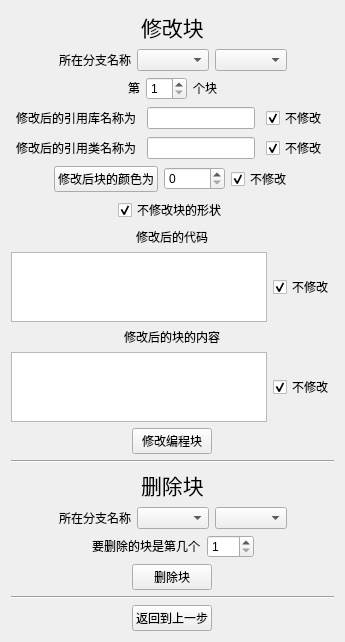
      <widget class="QWidget" name="tab_3">
       <attribute name="title">
        <string>修改/删除块</string>
       </attribute>
       <layout class="QVBoxLayout" name="verticalLayout_13">
        <item>
         <layout class="QVBoxLayout" name="verticalLayout_12">
          <item>
           <layout class="QHBoxLayout" name="horizontalLayout_37">
            <item>
             <widget class="QLabel" name="head2_4">
              <property name="sizePolicy">
               <sizepolicy hsizetype="Fixed" vsizetype="Fixed">
                <horstretch>0</horstretch>
                <verstretch>0</verstretch>
               </sizepolicy>
              </property>
              <property name="font">
               <font>
                <family>Agency FB</family>
                <pointsize>16</pointsize>
               </font>
              </property>
              <property name="text">
               <string>修改块</string>
              </property>
             </widget>
            </item>
           </layout>
          </item>
          <item>
           <layout class="QHBoxLayout" name="horizontalLayout_54">
            <item>
             <spacer name="horizontalSpacer_55">
              <property name="orientation">
               <enum>Qt::Horizontal</enum>
              </property>
              <property name="sizeHint" stdset="0">
               <size>
                <width>40</width>
                <height>20</height>
               </size>
              </property>
             </spacer>
            </item>
            <item>
             <widget class="QLabel" name="label_42">
              <property name="sizePolicy">
               <sizepolicy hsizetype="Fixed" vsizetype="Fixed">
                <horstretch>0</horstretch>
                <verstretch>0</verstretch>
               </sizepolicy>
              </property>
              <property name="text">
               <string>所在分支名称</string>
              </property>
             </widget>
            </item>
            <item>
             <widget class="QComboBox" name="modifyBlockBranchComboBox1">
              <property name="sizePolicy">
               <sizepolicy hsizetype="Fixed" vsizetype="Fixed">
                <horstretch>0</horstretch>
                <verstretch>0</verstretch>
               </sizepolicy>
              </property>
             </widget>
            </item>
            <item>
             <widget class="QComboBox" name="modifyBlockBranchComboBox2">
              <property name="sizePolicy">
               <sizepolicy hsizetype="Fixed" vsizetype="Fixed">
                <horstretch>0</horstretch>
                <verstretch>0</verstretch>
               </sizepolicy>
              </property>
             </widget>
            </item>
            <item>
             <spacer name="horizontalSpacer_54">
              <property name="orientation">
               <enum>Qt::Horizontal</enum>
              </property>
              <property name="sizeHint" stdset="0">
               <size>
                <width>40</width>
                <height>20</height>
               </size>
              </property>
             </spacer>
            </item>
           </layout>
          </item>
          <item>
           <layout class="QHBoxLayout" name="horizontalLayout_59">
            <item>
             <spacer name="horizontalSpacer_58">
              <property name="orientation">
               <enum>Qt::Horizontal</enum>
              </property>
              <property name="sizeHint" stdset="0">
               <size>
                <width>40</width>
                <height>20</height>
               </size>
              </property>
             </spacer>
            </item>
            <item>
             <widget class="QLabel" name="label_45">
              <property name="sizePolicy">
               <sizepolicy hsizetype="Fixed" vsizetype="Fixed">
                <horstretch>0</horstretch>
                <verstretch>0</verstretch>
               </sizepolicy>
              </property>
              <property name="text">
               <string>第</string>
              </property>
             </widget>
            </item>
            <item>
             <widget class="QSpinBox" name="modifyBlockPositionSpinBox">
              <property name="minimum">
               <number>1</number>
              </property>
             </widget>
            </item>
            <item>
             <widget class="QLabel" name="label_46">
              <property name="sizePolicy">
               <sizepolicy hsizetype="Preferred" vsizetype="Fixed">
                <horstretch>0</horstretch>
                <verstretch>0</verstretch>
               </sizepolicy>
              </property>
              <property name="text">
               <string>个块</string>
              </property>
             </widget>
            </item>
            <item>
             <spacer name="horizontalSpacer_56">
              <property name="orientation">
               <enum>Qt::Horizontal</enum>
              </property>
              <property name="sizeHint" stdset="0">
               <size>
                <width>40</width>
                <height>20</height>
               </size>
              </property>
             </spacer>
            </item>
           </layout>
          </item>
          <item>
           <layout class="QHBoxLayout" name="horizontalLayout_56">
            <item>
             <widget class="QLabel" name="label_43">
              <property name="sizePolicy">
               <sizepolicy hsizetype="Fixed" vsizetype="Fixed">
                <horstretch>0</horstretch>
                <verstretch>0</verstretch>
               </sizepolicy>
              </property>
              <property name="text">
               <string>修改后的引用库名称为</string>
              </property>
             </widget>
            </item>
            <item>
             <widget class="QLineEdit" name="modifyBlockLibName">
              <property name="sizePolicy">
               <sizepolicy hsizetype="Fixed" vsizetype="Fixed">
                <horstretch>0</horstretch>
                <verstretch>0</verstretch>
               </sizepolicy>
              </property>
              <property name="inputMask">
               <string/>
              </property>
              <property name="text">
               <string/>
              </property>
              <property name="placeholderText">
               <string/>
              </property>
             </widget>
            </item>
            <item>
             <widget class="QCheckBox" name="modifyBlockLibCheckBox">
              <property name="sizePolicy">
               <sizepolicy hsizetype="Fixed" vsizetype="Fixed">
                <horstretch>0</horstretch>
                <verstretch>0</verstretch>
               </sizepolicy>
              </property>
              <property name="text">
               <string>不修改</string>
              </property>
              <property name="checked">
               <bool>true</bool>
              </property>
              <property name="tristate">
               <bool>false</bool>
              </property>
             </widget>
            </item>
           </layout>
          </item>
          <item>
           <layout class="QHBoxLayout" name="horizontalLayout_57">
            <item>
             <widget class="QLabel" name="label_44">
              <property name="sizePolicy">
               <sizepolicy hsizetype="Fixed" vsizetype="Fixed">
                <horstretch>0</horstretch>
                <verstretch>0</verstretch>
               </sizepolicy>
              </property>
              <property name="text">
               <string>修改后的引用类名称为</string>
              </property>
             </widget>
            </item>
            <item>
             <widget class="QLineEdit" name="modifyBlockClassName">
              <property name="sizePolicy">
               <sizepolicy hsizetype="Fixed" vsizetype="Fixed">
                <horstretch>0</horstretch>
                <verstretch>0</verstretch>
               </sizepolicy>
              </property>
              <property name="inputMask">
               <string/>
              </property>
              <property name="text">
               <string/>
              </property>
              <property name="placeholderText">
               <string/>
              </property>
             </widget>
            </item>
            <item>
             <widget class="QCheckBox" name="modifyBlockClassCheckBox">
              <property name="sizePolicy">
               <sizepolicy hsizetype="Fixed" vsizetype="Fixed">
                <horstretch>0</horstretch>
                <verstretch>0</verstretch>
               </sizepolicy>
              </property>
              <property name="text">
               <string>不修改</string>
              </property>
              <property name="checked">
               <bool>true</bool>
              </property>
              <property name="tristate">
               <bool>false</bool>
              </property>
             </widget>
            </item>
           </layout>
          </item>
          <item>
           <layout class="QHBoxLayout" name="horizontalLayout_58">
            <item>
             <spacer name="horizontalSpacer_51">
              <property name="orientation">
               <enum>Qt::Horizontal</enum>
              </property>
              <property name="sizeHint" stdset="0">
               <size>
                <width>40</width>
                <height>20</height>
               </size>
              </property>
             </spacer>
            </item>
            <item>
             <widget class="QPushButton" name="modifyBlockColorButtom">
              <property name="sizePolicy">
               <sizepolicy hsizetype="Fixed" vsizetype="Fixed">
                <horstretch>0</horstretch>
                <verstretch>0</verstretch>
               </sizepolicy>
              </property>
              <property name="text">
               <string>修改后块的颜色为</string>
              </property>
             </widget>
            </item>
            <item>
             <widget class="QSpinBox" name="modifyBlockColorSpinBox">
              <property name="sizePolicy">
               <sizepolicy hsizetype="Fixed" vsizetype="Fixed">
                <horstretch>0</horstretch>
                <verstretch>0</verstretch>
               </sizepolicy>
              </property>
              <property name="maximum">
               <number>16777215</number>
              </property>
              <property name="displayIntegerBase">
               <number>16</number>
              </property>
             </widget>
            </item>
            <item>
             <widget class="QCheckBox" name="modifyBlockColorCheckBox">
              <property name="sizePolicy">
               <sizepolicy hsizetype="Fixed" vsizetype="Fixed">
                <horstretch>0</horstretch>
                <verstretch>0</verstretch>
               </sizepolicy>
              </property>
              <property name="text">
               <string>不修改</string>
              </property>
              <property name="checked">
               <bool>true</bool>
              </property>
              <property name="tristate">
               <bool>false</bool>
              </property>
             </widget>
            </item>
            <item>
             <spacer name="horizontalSpacer_49">
              <property name="orientation">
               <enum>Qt::Horizontal</enum>
              </property>
              <property name="sizeHint" stdset="0">
               <size>
                <width>40</width>
                <height>20</height>
               </size>
              </property>
             </spacer>
            </item>
           </layout>
          </item>
          <item>
           <layout class="QHBoxLayout" name="horizontalLayout_62">
            <item>
             <widget class="QCheckBox" name="modifyBlockConnectCheckBox">
              <property name="sizePolicy">
               <sizepolicy hsizetype="Fixed" vsizetype="Fixed">
                <horstretch>0</horstretch>
                <verstretch>0</verstretch>
               </sizepolicy>
              </property>
              <property name="text">
               <string>不修改块的形状</string>
              </property>
              <property name="checked">
               <bool>true</bool>
              </property>
             </widget>
            </item>
           </layout>
          </item>
          <item>
           <layout class="QHBoxLayout" name="horizontalLayout_63">
            <item>
             <widget class="QLabel" name="label_47">
              <property name="sizePolicy">
               <sizepolicy hsizetype="Fixed" vsizetype="Fixed">
                <horstretch>0</horstretch>
                <verstretch>0</verstretch>
               </sizepolicy>
              </property>
              <property name="text">
               <string>修改后的代码</string>
              </property>
             </widget>
            </item>
           </layout>
          </item>
          <item>
           <layout class="QHBoxLayout" name="horizontalLayout_12">
            <item>
             <widget class="QPlainTextEdit" name="modifyBlockCodeTextEdit">
              <property name="sizePolicy">
               <sizepolicy hsizetype="Expanding" vsizetype="Maximum">
                <horstretch>0</horstretch>
                <verstretch>0</verstretch>
               </sizepolicy>
              </property>
              <property name="plainText">
               <string/>
              </property>
              <property name="placeholderText">
               <string notr="true"/>
              </property>
             </widget>
            </item>
            <item>
             <widget class="QCheckBox" name="modifyBlockCodeCheckBox">
              <property name="sizePolicy">
               <sizepolicy hsizetype="Fixed" vsizetype="Fixed">
                <horstretch>0</horstretch>
                <verstretch>0</verstretch>
               </sizepolicy>
              </property>
              <property name="text">
               <string>不修改</string>
              </property>
              <property name="checked">
               <bool>true</bool>
              </property>
             </widget>
            </item>
           </layout>
          </item>
          <item>
           <layout class="QHBoxLayout" name="horizontalLayout_64">
            <item>
             <widget class="QLabel" name="label_48">
              <property name="sizePolicy">
               <sizepolicy hsizetype="Fixed" vsizetype="Fixed">
                <horstretch>0</horstretch>
                <verstretch>0</verstretch>
               </sizepolicy>
              </property>
              <property name="text">
               <string>修改后的块的内容</string>
              </property>
             </widget>
            </item>
           </layout>
          </item>
          <item>
           <layout class="QHBoxLayout" name="horizontalLayout_4">
            <item>
             <widget class="QPlainTextEdit" name="modifyBlockContentTextEdit">
              <property name="sizePolicy">
               <sizepolicy hsizetype="Expanding" vsizetype="Maximum">
                <horstretch>0</horstretch>
                <verstretch>0</verstretch>
               </sizepolicy>
              </property>
              <property name="plainText">
               <string/>
              </property>
              <property name="placeholderText">
               <string notr="true"/>
              </property>
             </widget>
            </item>
            <item>
             <widget class="QCheckBox" name="modifyBlockContentCheckBox">
              <property name="sizePolicy">
               <sizepolicy hsizetype="Fixed" vsizetype="Fixed">
                <horstretch>0</horstretch>
                <verstretch>0</verstretch>
               </sizepolicy>
              </property>
              <property name="text">
               <string>不修改</string>
              </property>
              <property name="checked">
               <bool>true</bool>
              </property>
             </widget>
            </item>
           </layout>
          </item>
          <item>
           <layout class="QHBoxLayout" name="horizontalLayout_65">
            <item>
             <widget class="QPushButton" name="modifyBlockModifyButtom">
              <property name="sizePolicy">
               <sizepolicy hsizetype="Fixed" vsizetype="Fixed">
                <horstretch>0</horstretch>
                <verstretch>0</verstretch>
               </sizepolicy>
              </property>
              <property name="text">
               <string>修改编程块</string>
              </property>
             </widget>
            </item>
           </layout>
          </item>
          <item>
           <widget class="Line" name="line_3">
            <property name="orientation">
             <enum>Qt::Horizontal</enum>
            </property>
           </widget>
          </item>
          <item>
           <layout class="QHBoxLayout" name="horizontalLayout_66">
            <item>
             <widget class="QLabel" name="head2_3">
              <property name="sizePolicy">
               <sizepolicy hsizetype="Fixed" vsizetype="Fixed">
                <horstretch>0</horstretch>
                <verstretch>0</verstretch>
               </sizepolicy>
              </property>
              <property name="font">
               <font>
                <family>Agency FB</family>
                <pointsize>16</pointsize>
               </font>
              </property>
              <property name="text">
               <string>删除块</string>
              </property>
             </widget>
            </item>
           </layout>
          </item>
          <item>
           <layout class="QHBoxLayout" name="horizontalLayout_60">
            <item>
             <spacer name="horizontalSpacer_27">
              <property name="orientation">
               <enum>Qt::Horizontal</enum>
              </property>
              <property name="sizeHint" stdset="0">
               <size>
                <width>40</width>
                <height>20</height>
               </size>
              </property>
             </spacer>
            </item>
            <item>
             <widget class="QLabel" name="label_14">
              <property name="sizePolicy">
               <sizepolicy hsizetype="Fixed" vsizetype="Fixed">
                <horstretch>0</horstretch>
                <verstretch>0</verstretch>
               </sizepolicy>
              </property>
              <property name="text">
               <string>所在分支名称</string>
              </property>
             </widget>
            </item>
            <item>
             <widget class="QComboBox" name="deleteBlockBranchComboBox1">
              <property name="sizePolicy">
               <sizepolicy hsizetype="Fixed" vsizetype="Fixed">
                <horstretch>0</horstretch>
                <verstretch>0</verstretch>
               </sizepolicy>
              </property>
             </widget>
            </item>
            <item>
             <widget class="QComboBox" name="deleteBlockBranchComboBox2">
              <property name="sizePolicy">
               <sizepolicy hsizetype="Fixed" vsizetype="Fixed">
                <horstretch>0</horstretch>
                <verstretch>0</verstretch>
               </sizepolicy>
              </property>
             </widget>
            </item>
            <item>
             <spacer name="horizontalSpacer_28">
              <property name="orientation">
               <enum>Qt::Horizontal</enum>
              </property>
              <property name="sizeHint" stdset="0">
               <size>
                <width>40</width>
                <height>20</height>
               </size>
              </property>
             </spacer>
            </item>
           </layout>
          </item>
          <item>
           <layout class="QHBoxLayout" name="horizontalLayout_61">
            <item>
             <spacer name="horizontalSpacer_42">
              <property name="orientation">
               <enum>Qt::Horizontal</enum>
              </property>
              <property name="sizeHint" stdset="0">
               <size>
                <width>40</width>
                <height>20</height>
               </size>
              </property>
             </spacer>
            </item>
            <item>
             <widget class="QLabel" name="label_2">
              <property name="sizePolicy">
               <sizepolicy hsizetype="Fixed" vsizetype="Fixed">
                <horstretch>0</horstretch>
                <verstretch>0</verstretch>
               </sizepolicy>
              </property>
              <property name="text">
               <string>要删除的块是第几个</string>
              </property>
             </widget>
            </item>
            <item>
             <widget class="QSpinBox" name="deleteBlockPositionSpinBox">
              <property name="sizePolicy">
               <sizepolicy hsizetype="Fixed" vsizetype="Fixed">
                <horstretch>0</horstretch>
                <verstretch>0</verstretch>
               </sizepolicy>
              </property>
              <property name="minimum">
               <number>1</number>
              </property>
              <property name="maximum">
               <number>999</number>
              </property>
             </widget>
            </item>
            <item>
             <spacer name="horizontalSpacer_43">
              <property name="orientation">
               <enum>Qt::Horizontal</enum>
              </property>
              <property name="sizeHint" stdset="0">
               <size>
                <width>40</width>
                <height>20</height>
               </size>
              </property>
             </spacer>
            </item>
           </layout>
          </item>
          <item>
           <layout class="QHBoxLayout" name="horizontalLayout_67">
            <item>
             <widget class="QPushButton" name="deleteBlockDeleteButtom">
              <property name="sizePolicy">
               <sizepolicy hsizetype="Fixed" vsizetype="Fixed">
                <horstretch>0</horstretch>
                <verstretch>0</verstretch>
               </sizepolicy>
              </property>
              <property name="text">
               <string>删除块</string>
              </property>
             </widget>
            </item>
           </layout>
          </item>
          <item>
           <widget class="Line" name="line_10">
            <property name="orientation">
             <enum>Qt::Horizontal</enum>
            </property>
           </widget>
          </item>
          <item>
           <layout class="QHBoxLayout" name="horizontalLayout_68">
            <item>
             <widget class="QPushButton" name="modifyBlockBackButtom">
              <property name="sizePolicy">
               <sizepolicy hsizetype="Fixed" vsizetype="Fixed">
                <horstretch>0</horstretch>
                <verstretch>0</verstretch>
               </sizepolicy>
              </property>
              <property name="text">
               <string>返回到上一步</string>
              </property>
             </widget>
            </item>
           </layout>
          </item>
         </layout>
        </item>
       </layout>
      </widget>
